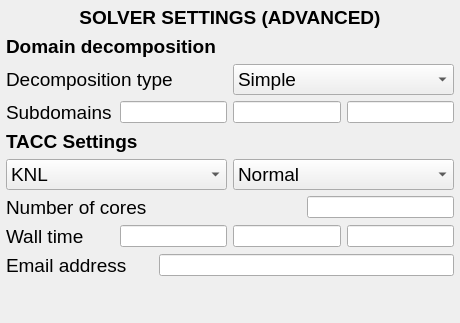
     <widget class="QWidget" name="IB_SolverAdv">
      <layout class="QVBoxLayout" name="verticalLayout_29">
       <property name="leftMargin">
        <number>6</number>
       </property>
       <property name="topMargin">
        <number>6</number>
       </property>
       <property name="rightMargin">
        <number>6</number>
       </property>
       <property name="bottomMargin">
        <number>6</number>
       </property>
       <item>
        <widget class="QLabel" name="Lbl_Heading_SolverAdv">
         <property name="font">
          <font>
           <pointsize>14</pointsize>
          </font>
         </property>
         <property name="text">
          <string>&lt;html&gt;&lt;head/&gt;&lt;body&gt;&lt;p&gt;&lt;span style=&quot; font-weight:600;&quot;&gt;SOLVER SETTINGS (ADVANCED)&lt;/span&gt;&lt;/p&gt;&lt;/body&gt;&lt;/html&gt;</string>
         </property>
         <property name="alignment">
          <set>Qt::AlignCenter</set>
         </property>
        </widget>
       </item>
       <item>
        <widget class="QLabel" name="label_30">
         <property name="font">
          <font>
           <pointsize>14</pointsize>
           <weight>75</weight>
           <bold>true</bold>
          </font>
         </property>
         <property name="text">
          <string>Domain decomposition</string>
         </property>
        </widget>
       </item>
       <item>
        <layout class="QHBoxLayout" name="horizontalLayout_50" stretch="0,0">
         <item>
          <widget class="QLabel" name="B1_Label_20">
           <property name="font">
            <font>
             <pointsize>14</pointsize>
             <italic>false</italic>
            </font>
           </property>
           <property name="text">
            <string>Decomposition type</string>
           </property>
           <property name="alignment">
            <set>Qt::AlignLeading|Qt::AlignLeft|Qt::AlignVCenter</set>
           </property>
           <property name="wordWrap">
            <bool>true</bool>
           </property>
          </widget>
         </item>
         <item>
          <widget class="QComboBox" name="comboBox_4">
           <property name="font">
            <font>
             <pointsize>14</pointsize>
            </font>
           </property>
           <item>
            <property name="text">
             <string>Simple</string>
            </property>
           </item>
           <item>
            <property name="text">
             <string>Hierarchial</string>
            </property>
           </item>
          </widget>
         </item>
        </layout>
       </item>
       <item>
        <layout class="QHBoxLayout" name="horizontalLayout_51" stretch="1,1,1,1">
         <item>
          <widget class="QLabel" name="B1_Label_21">
           <property name="font">
            <font>
             <pointsize>14</pointsize>
             <italic>false</italic>
            </font>
           </property>
           <property name="text">
            <string>Subdomains</string>
           </property>
           <property name="alignment">
            <set>Qt::AlignLeading|Qt::AlignLeft|Qt::AlignVCenter</set>
           </property>
           <property name="wordWrap">
            <bool>true</bool>
           </property>
          </widget>
         </item>
         <item>
          <widget class="QLineEdit" name="lineEdit_50"/>
         </item>
         <item>
          <widget class="QLineEdit" name="lineEdit_51"/>
         </item>
         <item>
          <widget class="QLineEdit" name="lineEdit_52"/>
         </item>
        </layout>
       </item>
       <item>
        <widget class="QLabel" name="Lbl_TACCSet_SolverAdv">
         <property name="font">
          <font>
           <pointsize>14</pointsize>
           <weight>75</weight>
           <bold>true</bold>
          </font>
         </property>
         <property name="text">
          <string>TACC Settings</string>
         </property>
        </widget>
       </item>
       <item>
        <layout class="QHBoxLayout" name="horizontalLayout_46" stretch="0,0">
         <item>
          <widget class="QComboBox" name="comboBox_2">
           <property name="font">
            <font>
             <pointsize>14</pointsize>
            </font>
           </property>
           <item>
            <property name="text">
             <string>KNL</string>
            </property>
           </item>
           <item>
            <property name="text">
             <string>SKX</string>
            </property>
           </item>
          </widget>
         </item>
         <item>
          <widget class="QComboBox" name="comboBox_3">
           <property name="font">
            <font>
             <pointsize>14</pointsize>
            </font>
           </property>
           <item>
            <property name="text">
             <string>Normal</string>
            </property>
           </item>
           <item>
            <property name="text">
             <string>Development</string>
            </property>
           </item>
           <item>
            <property name="text">
             <string>Long</string>
            </property>
           </item>
          </widget>
         </item>
        </layout>
       </item>
       <item>
        <layout class="QHBoxLayout" name="horizontalLayout_47" stretch="2,1">
         <item>
          <widget class="QLabel" name="B1_Label_17">
           <property name="font">
            <font>
             <pointsize>14</pointsize>
             <italic>false</italic>
            </font>
           </property>
           <property name="text">
            <string>Number of cores</string>
           </property>
           <property name="alignment">
            <set>Qt::AlignLeading|Qt::AlignLeft|Qt::AlignVCenter</set>
           </property>
           <property name="wordWrap">
            <bool>true</bool>
           </property>
          </widget>
         </item>
         <item>
          <widget class="QLineEdit" name="lineEdit_45"/>
         </item>
        </layout>
       </item>
       <item>
        <layout class="QHBoxLayout" name="horizontalLayout_48" stretch="1,1,1,1">
         <item>
          <widget class="QLabel" name="B1_Label_18">
           <property name="font">
            <font>
             <pointsize>14</pointsize>
             <italic>false</italic>
            </font>
           </property>
           <property name="text">
            <string>Wall time</string>
           </property>
           <property name="alignment">
            <set>Qt::AlignLeading|Qt::AlignLeft|Qt::AlignVCenter</set>
           </property>
           <property name="wordWrap">
            <bool>true</bool>
           </property>
          </widget>
         </item>
         <item>
          <widget class="QLineEdit" name="lineEdit_48"/>
         </item>
         <item>
          <widget class="QLineEdit" name="lineEdit_47"/>
         </item>
         <item>
          <widget class="QLineEdit" name="lineEdit_46"/>
         </item>
        </layout>
       </item>
       <item>
        <layout class="QHBoxLayout" name="horizontalLayout_49" stretch="1,2">
         <item>
          <widget class="QLabel" name="B1_Label_19">
           <property name="font">
            <font>
             <pointsize>14</pointsize>
             <italic>false</italic>
            </font>
           </property>
           <property name="text">
            <string>Email address</string>
           </property>
           <property name="alignment">
            <set>Qt::AlignLeading|Qt::AlignLeft|Qt::AlignVCenter</set>
           </property>
           <property name="wordWrap">
            <bool>true</bool>
           </property>
          </widget>
         </item>
         <item>
          <widget class="QLineEdit" name="lineEdit_49"/>
         </item>
        </layout>
       </item>
       <item>
        <spacer name="verticalSpacer_21">
         <property name="orientation">
          <enum>Qt::Vertical</enum>
         </property>
         <property name="sizeHint" stdset="0">
          <size>
           <width>20</width>
           <height>40</height>
          </size>
         </property>
        </spacer>
       </item>
      </layout>
     </widget>
